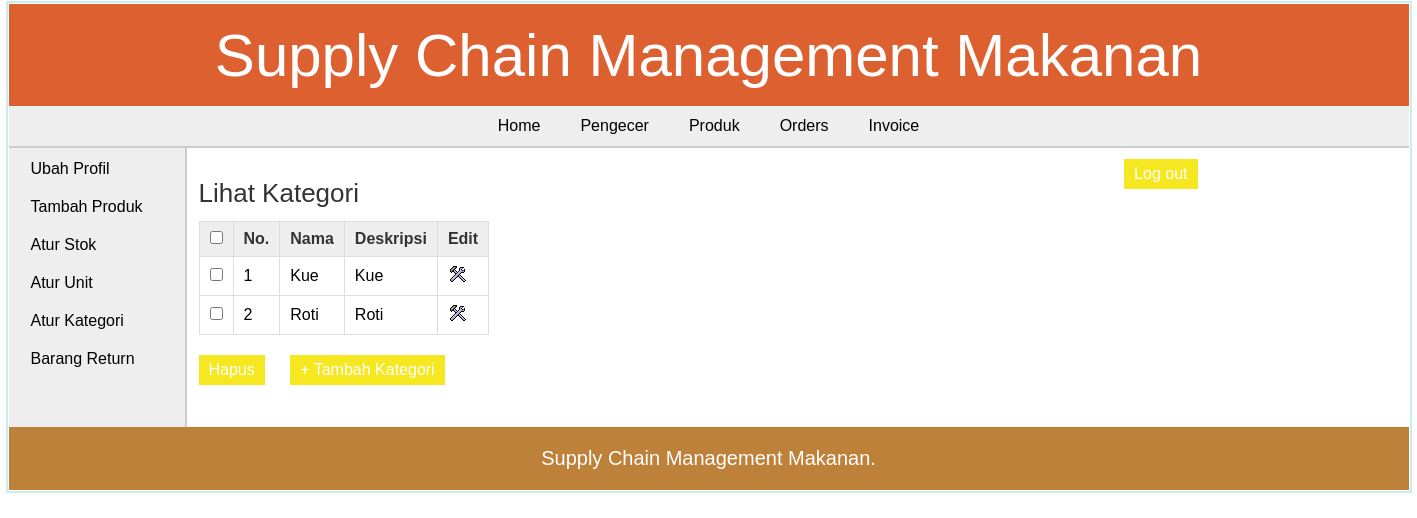
Screenshot of /manufacturer/view_category.php (signed in) with the database file from the repository.
### tables this page shows
CREATE TABLE `categories` (
  `cat_id` int(11) NOT NULL,
  `cat_name` varchar(25) NOT NULL,
  `cat_details` text DEFAULT NULL
);

### manufacturer/view_category.php (the view, shortened to what this page needs)
<?php
	include("../includes/config.php");
	if(isset($_SESSION['manufacturer_login'])) {
		if($_SESSION['manufacturer_login'] == true) {
			$query_selectCategory = "SELECT * FROM categories";
			$result_selectCategory = mysqli_query($con,$query_selectCategory);
		}
		else {
			header('Location:../index.php');
		}
	}
	else {
		header('Location:../index.php');
	}
?>
<!DOCTYPE html>
<html>
<head>
	<link rel="stylesheet" href="../includes/main_style.css" >
</head>
<body>
	<?php
		include("../includes/header.inc.php");
		include("../includes/nav_manufacturer.inc.php");
		include("../includes/aside_manufacturer.inc.php");
	?>
	<section>
		<h1>Lihat Kategori</h1>
		<form action="" method="POST" class="form">
		<table class="table_displayData">
			<tr>
				<th> <input type="checkbox" onClick="toggle(this)" /> </th>
				<th>No.</th>
				<th>Nama</th>
				<th>Deskripsi</th>
				<th> Edit </th>
			</tr>
			<?php $i=1; while($row_selectCategory = mysqli_fetch_array($result_selectCategory)) { ?>
			<tr>
				<td> <input type="checkbox" name="chkId[]" value="<?php echo $row_selectCategory['cat_id']; ?>" /> </td>
				<td> <?php echo $i; ?> </td>
				<td> <?php echo $row_selectCategory['cat_name']; ?> </td>
				<td> <?php echo $row_selectCategory['cat_details']; ?> </td>
				<td> <a href="edit_category.php?id=<?php echo $row_selectCategory['cat_id']; ?>"><img src="../images/edit.png" alt="edit" /></a> </td>
			</tr>
			<?php $i++; } ?>
		</table>
		<input type="submit" value="Hapus" class="submit_button"/>
		<a href="add_category.php"><input type="button" value="+ Tambah Kategori" class="submit_button"/></a>
		</form>
	</section>
	<?php
		include("../includes/footer.inc.php");
	?>
</body>
</html>

### includes/main_style.css (style rules this page uses)
* { font-family: arial,sans-serif; margin:0px; padding:1px; }
body { width:1400px; margin:auto; border:2px solid #cbecec; }
a { text-decoration:none; }
.submit_button { font-size:16px; margin-top:20px; margin-right:20px; padding:6px 10px; background-color:#f5e720; border:none; color:white; }
section { width:1000px; padding:10px; padding-bottom:40px; }
section h1 { margin-bottom:10px; font-weight:normal; color:#333; font-size: 26px; }
table { border-collapse: collapse; }
.table_displayData td, .table_displayData th { border:1px solid #ddd; padding: 8px 10px; text-align: left; }
.table_displayData th { background-color:#eee; color:#333; }

### rows the page displays
categories: cat_name "Kue", cat_details "Kue"
categories: cat_name "Roti", cat_details "Roti"
